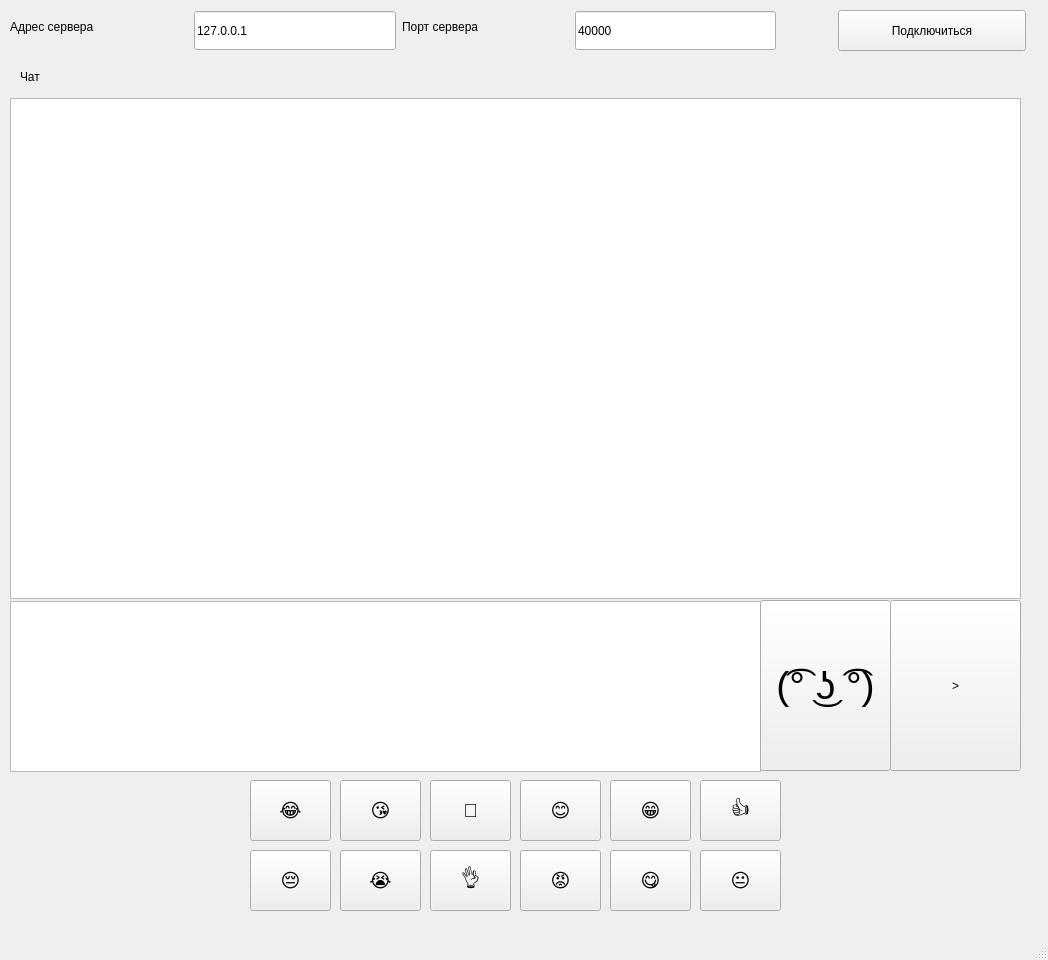
<?xml version="1.0" encoding="UTF-8"?>
<ui version="4.0">
 <class>MainWindow</class>
 <widget class="QMainWindow" name="MainWindow">
  <property name="geometry">
   <rect>
    <x>0</x>
    <y>0</y>
    <width>1048</width>
    <height>960</height>
   </rect>
  </property>
  <property name="windowTitle">
   <string>MainWindow</string>
  </property>
  <widget class="QWidget" name="centralwidget">
   <widget class="QPushButton" name="sendMessageButton">
    <property name="enabled">
     <bool>true</bool>
    </property>
    <property name="geometry">
     <rect>
      <x>890</x>
      <y>600</y>
      <width>131</width>
      <height>171</height>
     </rect>
    </property>
    <property name="sizePolicy">
     <sizepolicy hsizetype="Minimum" vsizetype="Preferred">
      <horstretch>0</horstretch>
      <verstretch>0</verstretch>
     </sizepolicy>
    </property>
    <property name="text">
     <string>&gt;</string>
    </property>
   </widget>
   <widget class="QLabel" name="label_3">
    <property name="geometry">
     <rect>
      <x>20</x>
      <y>60</y>
      <width>161</width>
      <height>33</height>
     </rect>
    </property>
    <property name="text">
     <string>Чат</string>
    </property>
   </widget>
   <widget class="QLineEdit" name="serverIpEdit">
    <property name="geometry">
     <rect>
      <x>194</x>
      <y>11</y>
      <width>202</width>
      <height>39</height>
     </rect>
    </property>
    <property name="text">
     <string>127.0.0.1</string>
    </property>
   </widget>
   <widget class="QLabel" name="label">
    <property name="geometry">
     <rect>
      <x>10</x>
      <y>10</y>
      <width>178</width>
      <height>33</height>
     </rect>
    </property>
    <property name="text">
     <string>Адрес сервера</string>
    </property>
   </widget>
   <widget class="QLineEdit" name="serverPortEdit">
    <property name="geometry">
     <rect>
      <x>575</x>
      <y>11</y>
      <width>201</width>
      <height>39</height>
     </rect>
    </property>
    <property name="text">
     <string>40000</string>
    </property>
   </widget>
   <widget class="QPushButton" name="connectToServerButton">
    <property name="geometry">
     <rect>
      <x>838</x>
      <y>10</y>
      <width>188</width>
      <height>41</height>
     </rect>
    </property>
    <property name="text">
     <string>Подключиться</string>
    </property>
   </widget>
   <widget class="QLabel" name="label_2">
    <property name="geometry">
     <rect>
      <x>402</x>
      <y>10</y>
      <width>167</width>
      <height>33</height>
     </rect>
    </property>
    <property name="text">
     <string>Порт сервера</string>
    </property>
   </widget>
   <widget class="QTextEdit" name="chatEdit">
    <property name="geometry">
     <rect>
      <x>10</x>
      <y>98</y>
      <width>1011</width>
      <height>501</height>
     </rect>
    </property>
    <property name="readOnly">
     <bool>true</bool>
    </property>
   </widget>
   <widget class="QTextEdit" name="sendMessageEdit">
    <property name="geometry">
     <rect>
      <x>10</x>
      <y>601</y>
      <width>751</width>
      <height>171</height>
     </rect>
    </property>
   </widget>
   <widget class="QWidget" name="widgetEmoji" native="true">
    <property name="geometry">
     <rect>
      <x>240</x>
      <y>780</y>
      <width>551</width>
      <height>141</height>
     </rect>
    </property>
    <widget class="QPushButton" name="pushButton_9">
     <property name="geometry">
      <rect>
       <x>190</x>
       <y>70</y>
       <width>81</width>
       <height>61</height>
      </rect>
     </property>
     <property name="font">
      <font>
       <pointsize>14</pointsize>
      </font>
     </property>
     <property name="text">
      <string>👌</string>
     </property>
    </widget>
    <widget class="QPushButton" name="pushButton_4">
     <property name="geometry">
      <rect>
       <x>280</x>
       <y>0</y>
       <width>81</width>
       <height>61</height>
      </rect>
     </property>
     <property name="font">
      <font>
       <pointsize>14</pointsize>
      </font>
     </property>
     <property name="text">
      <string>😊</string>
     </property>
    </widget>
    <widget class="QPushButton" name="pushButton_2">
     <property name="geometry">
      <rect>
       <x>100</x>
       <y>0</y>
       <width>81</width>
       <height>61</height>
      </rect>
     </property>
     <property name="font">
      <font>
       <pointsize>14</pointsize>
      </font>
     </property>
     <property name="text">
      <string>😘</string>
     </property>
    </widget>
    <widget class="QPushButton" name="pushButton_10">
     <property name="geometry">
      <rect>
       <x>280</x>
       <y>70</y>
       <width>81</width>
       <height>61</height>
      </rect>
     </property>
     <property name="font">
      <font>
       <pointsize>14</pointsize>
      </font>
     </property>
     <property name="text">
      <string>😡</string>
     </property>
    </widget>
    <widget class="QPushButton" name="pushButton_8">
     <property name="geometry">
      <rect>
       <x>100</x>
       <y>70</y>
       <width>81</width>
       <height>61</height>
      </rect>
     </property>
     <property name="font">
      <font>
       <pointsize>14</pointsize>
      </font>
     </property>
     <property name="text">
      <string>😭</string>
     </property>
    </widget>
    <widget class="QPushButton" name="pushButton_7">
     <property name="geometry">
      <rect>
       <x>10</x>
       <y>70</y>
       <width>81</width>
       <height>61</height>
      </rect>
     </property>
     <property name="font">
      <font>
       <pointsize>14</pointsize>
      </font>
     </property>
     <property name="text">
      <string>😔</string>
     </property>
    </widget>
    <widget class="QPushButton" name="pushButton_6">
     <property name="geometry">
      <rect>
       <x>460</x>
       <y>0</y>
       <width>81</width>
       <height>61</height>
      </rect>
     </property>
     <property name="font">
      <font>
       <pointsize>14</pointsize>
      </font>
     </property>
     <property name="text">
      <string>👍</string>
     </property>
    </widget>
    <widget class="QPushButton" name="pushButton_5">
     <property name="geometry">
      <rect>
       <x>370</x>
       <y>0</y>
       <width>81</width>
       <height>61</height>
      </rect>
     </property>
     <property name="font">
      <font>
       <pointsize>14</pointsize>
      </font>
     </property>
     <property name="text">
      <string>😁</string>
     </property>
    </widget>
    <widget class="QPushButton" name="pushButton">
     <property name="geometry">
      <rect>
       <x>10</x>
       <y>0</y>
       <width>81</width>
       <height>61</height>
      </rect>
     </property>
     <property name="font">
      <font>
       <pointsize>14</pointsize>
      </font>
     </property>
     <property name="text">
      <string>😂</string>
     </property>
    </widget>
    <widget class="QPushButton" name="pushButton_11">
     <property name="geometry">
      <rect>
       <x>370</x>
       <y>70</y>
       <width>81</width>
       <height>61</height>
      </rect>
     </property>
     <property name="font">
      <font>
       <pointsize>14</pointsize>
      </font>
     </property>
     <property name="text">
      <string>😋</string>
     </property>
    </widget>
    <widget class="QPushButton" name="pushButton_12">
     <property name="geometry">
      <rect>
       <x>460</x>
       <y>70</y>
       <width>81</width>
       <height>61</height>
      </rect>
     </property>
     <property name="font">
      <font>
       <pointsize>14</pointsize>
      </font>
     </property>
     <property name="text">
      <string>😐</string>
     </property>
    </widget>
    <widget class="QPushButton" name="pushButton_3">
     <property name="geometry">
      <rect>
       <x>190</x>
       <y>0</y>
       <width>81</width>
       <height>61</height>
      </rect>
     </property>
     <property name="font">
      <font>
       <pointsize>14</pointsize>
      </font>
     </property>
     <property name="text">
      <string>💖</string>
     </property>
    </widget>
   </widget>
   <widget class="QPushButton" name="pushButtonSmiley">
    <property name="enabled">
     <bool>true</bool>
    </property>
    <property name="geometry">
     <rect>
      <x>760</x>
      <y>600</y>
      <width>131</width>
      <height>171</height>
     </rect>
    </property>
    <property name="sizePolicy">
     <sizepolicy hsizetype="Minimum" vsizetype="Preferred">
      <horstretch>0</horstretch>
      <verstretch>0</verstretch>
     </sizepolicy>
    </property>
    <property name="font">
     <font>
      <pointsize>29</pointsize>
     </font>
    </property>
    <property name="text">
     <string>(͡° ͜ʖ ͡°)</string>
    </property>
   </widget>
  </widget>
  <widget class="QMenuBar" name="menubar">
   <property name="geometry">
    <rect>
     <x>0</x>
     <y>0</y>
     <width>1048</width>
     <height>21</height>
    </rect>
   </property>
  </widget>
  <widget class="QStatusBar" name="statusbar"/>
 </widget>
 <resources/>
 <connections/>
</ui>
